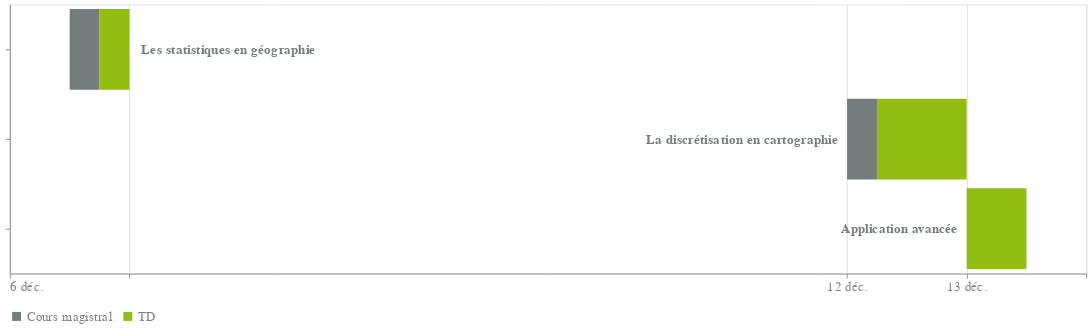

Source (notebook cell):
### Markdown cell above
<h2> <i class="fa-solid fa-chart-gantt" style="color: #94bc14"></i> Déroulement des séances </h2>

### Code cell
source = pd.DataFrame(
    [
        {
            "task": "A",
            "start": 0.5,
            "end": 0.75,
            "type": "Cours magistral",
            "desc": "Les statistiques en géographie",
        },
        {"task": "A", "start": 0.75, "end": 1, "type": "TD"},
        {
            "task": "B",
            "start": 7,
            "end": 7.25,
            "type": "Cours magistral",
            "desc": "La discrétisation en cartographie",
        },
        {"task": "B", "start": 7.25, "end": 8, "type": "TD"},
        {
            "task": "C",
            "start": 8,
            "end": 8.5,
            "type": "TD",
            "desc": "Application avancée",
        },
    ]
)

label = """
datum.label == 0 ? "6 déc." :
datum.label == 7 ? "12 déc." : 
datum.label == 8 ? "13 déc."  : 
datum.value == 0 ? "x": null"""

gantt = (
    alt.Chart(source, width=1200, height=300)
    .mark_bar()
    .encode(
        x=alt.X(
            "start", title="", axis=alt.Axis(labelExpr=label, values=[0, 1, 7, 8, 9])
        ),
        x2=alt.X2("end"),
        y=alt.Y("task", title="", axis=alt.Axis(labels=False)),
        color=alt.Color("type:N"),
    )
)


text_gantt_A = (
    alt.Chart(source.query("task=='A' and type=='Cours magistral'"))
    .mark_text(
        dx=80,
        dy=0,
        align="left",
        baseline="middle",
        fontSize=15,
        fontWeight="bold",
        color="#747C7C",
    )
    .encode(x=alt.X("start"), y=alt.Y("task:N"), text=alt.Text("desc"))
)

text_gantt_B = (
    alt.Chart(source.query("task=='B' and type=='Cours magistral'"))
    .mark_text(
        dx=-10,
        dy=0,
        align="right",
        baseline="middle",
        fontSize=15,
        fontWeight="bold",
        color="#747C7C",
    )
    .encode(x=alt.X("start"), y=alt.Y("task:N"), text=alt.Text("desc"))
)

text_gantt_C = (
    alt.Chart(source.query("task=='C' and type=='TD'"))
    .mark_text(
        dx=-10,
        dy=0,
        align="right",
        baseline="middle",
        fontSize=15,
        fontWeight="bold",
        color="#747C7C",
    )
    .encode(x=alt.X("start"), y=alt.Y("task:N"), text=alt.Text("desc"))
)


gantt_all = gantt + text_gantt_A + text_gantt_B + text_gantt_C
gantt_all.configure_title(fontSize=17, color="gray").configure_axis(
    labelFontSize=15,
    titleFontSize=15,
    labelColor="gray",
    titleColor="gray",
).configure_legend(
    title=None,
    orient="bottom",
    direction="horizontal",
    labelColor="gray",
    labelFontSize=15,
    titleAnchor="middle",
).configure_range(
    category=alt.RangeScheme(["#747C7C", "#94BD13"])
)

### Figure 1 — Vega-Lite specification as saved in the notebook (floating-point values rounded to 4 significant figures)
{"config": {"view": {"continuousWidth": 400, "continuousHeight": 300}, "axis": {"labelColor": "gray", "labelFontSize": 15, "titleColor": "gray", "titleFontSize": 15}, "legend": {"direction": "horizontal", "labelColor": "gray", "labelFontSize": 15, "orient": "bottom", "title": null, "titleAnchor": "middle"}, "range": {"category": ["#747C7C", "#94BD13"]}, "title": {"color": "gray", "fontSize": 17}}, "layer": [{"data": {"name": "data-ac19760e5331f6f41d4aa9f7a997080d"}, "mark": "bar", "encoding": {"color": {"field": "type", "type": "nominal"}, "x": {"axis": {"labelExpr": "\ndatum.label == 0 ? \"6 déc.\" :\ndatum.label == 7 ? \"12 déc.\" : \ndatum.label == 8 ? \"13 déc.\"  : \ndatum.value == 0 ? \"x\": null", "values": [0, 1, 7, 8, 9]}, "field": "start", "title": "", "type": "quantitative"}, "x2": {"field": "end"}, "y": {"axis": {"labels": false}, "field": "task", "title": "", "type": "nominal"}}, "height": 300, "width": 1200}, {"data": {"name": "data-eb57a0e530079a999d6b0229fd78f00c"}, "mark": {"type": "text", "align": "left", "baseline": "middle", "color": "#747C7C", "dx": 80, "dy": 0, "fontSize": 15, "fontWeight": "bold"}, "encoding": {"text": {"field": "desc", "type": "nominal"}, "x": {"field": "start", "type": "quantitative"}, "y": {"field": "task", "type": "nominal"}}}, {"data": {"name": "data-55d8e5c53284450f4fbff1c610bc6dfe"}, "mark": {"type": "text", "align": "right", "baseline": "middle", "color": "#747C7C", "dx": -10, "dy": 0, "fontSize": 15, "fontWeight": "bold"}, "encoding": {"text": {"field": "desc", "type": "nominal"}, "x": {"field": "start", "type": "quantitative"}, "y": {"field": "task", "type": "nominal"}}}, {"data": {"name": "data-4c27ec36532d36d98cb4b9d7b8551d22"}, "mark": {"type": "text", "align": "right", "baseline": "middle", "color": "#747C7C", "dx": -10, "dy": 0, "fontSize": 15, "fontWeight": "bold"}, "encoding": {"text": {"field": "desc", "type": "nominal"}, "x": {"field": "start", "type": "quantitative"}, "y": {"field": "task", "type": "nominal"}}}], "$schema": "https://vega.github.io/schema/vega-lite/v4.17.0.json", "datasets": {"data-ac19760e5331f6f41d4aa9f7a997080d": [{"task": "A", "start": 0.5, "end": 0.75, "type": "Cours magistral", "desc": "Les statistiques en géographie"}, {"task": "A", "start": 0.75, "end": 1.0, "type": "TD", "desc": null}, {"task": "B", "start": 7.0, "end": 7.25, "type": "Cours magistral", "desc": "La discrétisation en cartographie"}, {"task": "B", "start": 7.25, "end": 8.0, "type": "TD", "desc": null}, {"task": "C", "start": 8.0, "end": 8.5, "type": "TD", "desc": "Application avancée"}], "data-eb57a0e530079a999d6b0229fd78f00c": [{"task": "A", "start": 0.5, "end": 0.75, "type": "Cours magistral", "desc": "Les statistiques en géographie"}], "data-55d8e5c53284450f4fbff1c610bc6dfe": [{"task": "B", "start": 7.0, "end": 7.25, "type": "Cours magistral", "desc": "La discrétisation en cartographie"}], "data-4c27ec36532d36d98cb4b9d7b8551d22": [{"task": "C", "start": 8.0, "end": 8.5, "type": "TD", "desc": "Application avancée"}]}}
